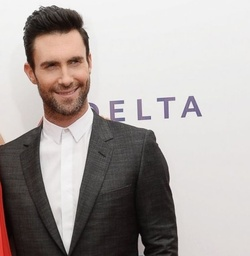
#> input picture Steps_Images/1.jpg, 250 x 256 px, shrunk from 504 x 516 before the run, found by its file name; its folder holds only this picture in this run
$ python Steps.py   (older library calls are emulated)
#> lines starting #> are read from the running program, lines starting #| are printed output that depends on the picture; after the words box and inside, x2 and y2 are one past the last pixel; in counts of white or black regions, pixels touching at a corner belong together
### src/ImageUtil.py
import sys
import numpy as np
from scipy import ndimage
import scipy.io
from PIL import Image, ImageFilter, ImageDraw, ImageFont
import math
import matplotlib.image as mpimg


class ImageUtil():

    #LOADING IMAGES
    @staticmethod
    def rgb2gray(rgb):
        return np.dot(rgb[...,:3], [0.2989, 0.5870, 0.1140])

        #return gray

    @staticmethod
    def loadImage(infilename) :
        img = mpimg.imread( infilename )
        if len(img.shape) > 2:
            return ImageUtil.rgb2gray(img)
        else:
            return img
    #########################################################################

    #GAUSSIAN FILTER
    @staticmethod
    def applyGaussianBlurring(image, size, sigma=1):
        return ndimage.convolve(image, ImageUtil.getGaussian(size, sigma))

    @staticmethod
    def getGaussian(size, sigma):
        size = int(size)
        if size%2 == 0:
            size += 1
        x, y = np.mgrid[-size:size+1, -size:size+1]
        normal = 1 / (2.0 * np.pi * sigma**2)
        g =  np.exp(-((x**2 + y**2) / (2.0*sigma**2))) * normal
        return g
    #########################################################################

    #LAPLACIAN OF GAUSSIAN FILTER
    @staticmethod
    def getLaplacianOfGaussian(size, sigma):
        size = int(size)
        if size%2 == 0:
            size += 1
        x, y = np.mgrid[-size:size+1, -size:size+1]
        normal = - 1 / (4.0 * np.pi * sigma**4)
        g = (1-((x**2+y**2)/(2*sigma**2)))*normal
        g =  np.exp(-((x**2 + y**2) / (2.0*sigma**2))) * g
        return g

    #########################################################################

    #CONCAT IMAGES
    @staticmethod
    def concatH(img1, img2):
        dst = Image.new('L', (img1.width + img2.width, img1.height), color="white")
        dst.paste(img1, (0, 0))
        dst.paste(img2, (img1.width, 0))
        return dst

    @staticmethod
    def concatV(img1, img2):
        dst = Image.new('L', (img1.width, img1.height + img2.height), color="white")
        dst.paste(img1, (0, 0))
        dst.paste(img2, (0, img1.height))
        return dst
    #########################################################################

    #OUTPUT GENERATOR
    @staticmethod
    def saveSteps( original, edges, blurred, edges_blurred, outfilename, algorithm = None ):
        for img in edges:
            original = ImageUtil.concatH(original,img)
        if len(edges_blurred) > 0:
            for img in edges_blurred:
                blurred = ImageUtil.concatH(blurred,img)
            img = ImageUtil.concatV(original, blurred)
        else:
            img = original
        if algorithm is not None:
            img = ImageUtil.addTitle(img, algorithm)
        img.save(outfilename)

    # [8 lines left out: function saveBenchmark, not called in this run]
    #########################################################################


    #WRITE TEXT
    @staticmethod
    def writeInfo(image, string, time = None):
        if not type(image.size) == tuple:
            image = Image.fromarray(image)
        width, height = image.size
        img = Image.new('L', (width, 60), color='white')
        draw = ImageDraw.Draw(img)
        info1 = string
        font = ImageFont.truetype("arial.ttf", 16)
        w1, h1 = draw.textsize(info1, font)
        if time is not None:
            info2 = "Time: {:.5f} sec".format(time)
            w2, h2 = draw.textsize(info2, font)
            draw.text(((img.width-w1)/2,(((img.height-h1)/2))-h1/2), info1, font = font)
            draw.text(((img.width-w2)/2,((img.height-h2)/2)+h1/2), info2, font = font)
        else:
            draw.text(((img.width-w1)/2,((img.height-h1)/2)), info1, font = font)
        dst = Image.new('L', (width, height+img.height))
        dst.paste(img, (0, 0))
        dst.paste(image, (0, img.height))
        return dst

    @staticmethod
    def addTitle(image, title):
        img = Image.new('L', (image.size[0], 60), color='white')
        draw = ImageDraw.Draw(img)
        font = ImageFont.truetype("arial.ttf", 30)
        w, h = draw.textsize(title, font)
        draw.text(((img.width-w)/2,((img.height-h)/2)), title, font = font)
        dst = Image.new('L', (image.width, image.height+img.height))
        dst.paste(img, (0, 0))
        dst.paste(image, (0, img.height))
        return dst

    # [27 lines left out: function writeResult, not called in this run]
    #########################################################################

### src/SinglePhaseEdgeDetector.py
from abc import ABC, abstractmethod
from scipy import ndimage
from scipy import misc
import numpy as np
from PIL import Image

class SinglePhaseEdgeDetector(ABC):

    def getGradient(self, image):
        vertical = ndimage.convolve( image, self.mask_v )
        horizontal = ndimage.convolve( image, self.mask_h )

        G = np.hypot(horizontal, vertical)
        G = G / G.max() * 255
        return G

    def applyThreshold(self, image):
        image[image > self.threshold] = 255
        image[image <= self.threshold] = 0
        return image

    def getMask(self):
        return self.mask_h, self.mask_v

    def getName(self):
        return self.name

    def getThreshold(self):
        return self.threshold

    # [4 lines left out: function getEdges, not called in this run]

### src/ZeroCrossingEdgeDetector.py
from abc import ABC
from EdgeDetector import EdgeDetector
from scipy import ndimage
import numpy as np

class ZeroCrossingEdgeDetector(EdgeDetector, ABC):

    def getLog(self, image):
        G = ndimage.convolve(image, self.logFilter)
        G = G / G.max() * 255
        return G

    def zeroCrossing(self, LoG):
        self.threshold = np.mean(np.abs(LoG)) * self.thresholdRatio
        zero_crossing = np.zeros_like(LoG)
        for i in range(1,LoG.shape[0]-1):
            for j in range(1,LoG.shape[1]-1):
                patch = LoG[i-1:i+2, j-1:j+2]
                maxP = patch.max()
                minP = patch.min()
                if LoG[i][j] == 0:
                    if (LoG[i][j-1] < 0 and LoG[i][j+1] > 0) or (LoG[i][j-1] < 0 and LoG[i][j+1] < 0) or (LoG[i-1][j] < 0 and LoG[i+1][j] > 0) or (LoG[i-1][j] > 0 and LoG[i+1][j] < 0):
                        if ((maxP - minP) > self.threshold):
                            zero_crossing[i][j] = 255
                        else:
                            zero_crossing[i][j] = 0
                if LoG[i][j] < 0:
                    if (LoG[i][j-1] > 0) or (LoG[i][j+1] > 0) or (LoG[i-1][j] > 0) or (LoG[i+1][j] > 0):
                        if ((maxP - minP) > self.threshold):
                            zero_crossing[i][j] = 255
                        else:
                            zero_crossing[i][j] = 0

        return zero_crossing

    def getMask(self):
        return self.getMask

    def getName(self):
        return self.name

    def getThreshold(self):
        return float('%.4f'%self.threshold)


    # [4 lines left out: function getEdges, not called in this run]

### src/MultiPhaseEdgeDetector.py
from abc import ABC
from EdgeDetector import EdgeDetector
from scipy import ndimage
from scipy import misc
import numpy as np

class MultiPhaseEdgeDetector(EdgeDetector, ABC):

    def getGradient(self, image):
        vertical = ndimage.convolve( image, self.mask_v )
        horizontal = ndimage.convolve( image, self.mask_h )
        G = np.hypot(horizontal, vertical)
        G = G / G.max() * 255
        theta = np.arctan2(vertical, horizontal)
        return G, theta

    def nonMaxSuppression(self, image, theta):
        M, N = image.shape
        Z = np.zeros((M,N), dtype=np.int32)
        angle = theta * 180. / np.pi
        angle[angle < 0] += 180

        for i in range(1,M-1):
            for j in range(1,N-1):
                q = 255
                r = 255

                #angle 0
                if (0 <= angle[i,j] < 22.5) or (157.5 <= angle[i,j] <= 180):
                    q = image[i, j+1]
                    r = image[i, j-1]
                #angle 45
                elif (22.5 <= angle[i,j] < 67.5):
                    q = image[i+1, j-1]
                    r = image[i-1, j+1]
                #angle 90
                elif (67.5 <= angle[i,j] < 112.5):
                    q = image[i+1, j]
                    r = image[i-1, j]
                #angle 135
                elif (112.5 <= angle[i,j] < 157.5):
                    q = image[i-1, j-1]
                    r = image[i+1, j+1]

                if (image[i,j] >= q) and (image[i,j] >= r):
                    Z[i,j] = image[i,j]
                else:
                    Z[i,j] = 0

        return Z

    def doubleThreshold(self, image):
        self.highThreshold = image.max() * self.highThresholdRatio
        self.lowThreshold = self.highThreshold * self.lowThresholdRatio
        M, N = image.shape
        res = np.zeros((M,N), dtype=np.int32)

        weak = np.int32(self.weak_pixel)
        strong = np.int32(self.strong_pixel)

        strong_i, strong_j = np.where(image >= self.highThreshold)
        zeros_i, zeros_j = np.where(image < self.lowThreshold)

        weak_i, weak_j = np.where((image <= self.highThreshold) & (image >= self.lowThreshold))

        res[strong_i, strong_j] = strong
        res[weak_i, weak_j] = weak
        res[zeros_i, zeros_j] = 0

        return (res)

    def hysteresis(self, image):
        M, N = image.shape
        weak = self.weak_pixel
        strong = self.strong_pixel
        for i in range(1, M-1):
            for j in range(1, N-1):
                if (image[i,j] == weak):
                    if ((image[i+1, j-1] == strong) or (image[i+1, j] == strong) or (image[i+1, j+1] == strong)
                        or (image[i, j-1] == strong) or (image[i, j+1] == strong)
                        or (image[i-1, j-1] == strong) or (image[i-1, j] == strong) or (image[i-1, j+1] == strong)):
                        image[i, j] = strong
                    else:
                        image[i, j] = 0
        return image
    def getMask(self):
        return self.mask_h, self.mask_v

    def getName(self):
        return self.name

    def getThreshold(self):
        return float('%.4f'%self.lowThreshold), float('%.4f'%self.highThreshold)

    # [6 lines left out: function getEdges, not called in this run]

### src/EdgeDetectorFactory.py
from RobertsCross import RobertsCross
from Sobel import Sobel
from Prewitt import Prewitt
from Canny import Canny
from MarrHildreth import MarrHildreth


class EdgeDetectorFactory:
    def __init__(self, type):
        self.type = type

    def getDetector(self, mask, threshold = None):
        if self.type == "SINGLE_FASE":
            if threshold is not None:
                return self.getSingle(mask, threshold)
            else:
                return self.getSingle(mask)
        elif self.type == "MULTI_FASE":
            if threshold is not None:
                return self.getMulti(mask[0], mask[1], threshold[0], threshold[1])
            else:
                return self.getMulti(mask[0], mask[1])
        elif self.type == "ZERO_CROSS":
            return self.getZero(mask[0], mask[1], threshold)


    def getSingle(self, mask, threshold = 80):
        if mask == "RobertsCross":
            return RobertsCross(threshold)
        elif mask == "Sobel":
            return Sobel(threshold)
        elif mask == "Prewitt":
            return Prewitt(threshold)

    def getMulti(self, type, mask, lowThreshold = 0.05, highThreshold = 0.15):
        if type == "Canny":
            return Canny(self.getSingle(mask), lowThreshold, highThreshold )

    def getZero(self, type, mask, threshold):
        if type == "MarrHildreth":
            return MarrHildreth(mask, threshold)

### src/RobertsCross.py
import numpy as np
from SinglePhaseEdgeDetector import SinglePhaseEdgeDetector

class RobertsCross(SinglePhaseEdgeDetector):

    def __init__(self, threshold = 80):
        self.threshold = threshold
        self.name = "RobertsCross"
        self.mask_h = np.array( [[ 1, 0 ],
                                 [ 0, -1 ]], np.float32 )
        self.mask_v = np.array( [[ 0, 1 ],
                                 [ -1, 0 ]], np.float32 )

### src/Sobel.py
import numpy as np
from SinglePhaseEdgeDetector import SinglePhaseEdgeDetector

class Sobel(SinglePhaseEdgeDetector):

    def __init__(self, threshold = 80):
        self.threshold = threshold
        self.name = "Sobel"
        self.mask_h = np.array( [[ -1, 0, 1 ],
                                 [ -2, 0, 2 ],
                                 [ -1, 0, 1]], np.float32 )
        self.mask_v = np.array( [[ 1, 2, 1 ],
                                 [ 0, 0, 0 ],
                                 [ -1, -2, -1]], np.float32 )

### src/Prewitt.py
import numpy as np
from SinglePhaseEdgeDetector import SinglePhaseEdgeDetector

class Prewitt(SinglePhaseEdgeDetector):

    def __init__(self, threshold = 80):
        self.threshold = threshold
        self.name = "Prewitt"
        self.mask_h = np.array( [[ 1, 0, -1 ],
                                 [ 1, 0, -1 ],
                                 [ 1, 0, -1]], np.float32 )
        self.mask_v = np.array( [[ 1, 1, 1 ],
                                 [ 0, 0, 0 ],
                                 [ -1, -1, -1]], np.float32 )

### src/Canny.py
from MultiPhaseEdgeDetector import MultiPhaseEdgeDetector
class Canny (MultiPhaseEdgeDetector):

    def __init__(self, operator, lowThresholdRatio, highThresholdRatio):

        self.mask_h, self.mask_v = operator.getMask()
        self.name = "Canny ("+operator.getName()+" Filter)"
        self.lowThresholdRatio = lowThresholdRatio
        self.highThresholdRatio = highThresholdRatio
        self.weak_pixel = 25
        self.strong_pixel = 255

### src/MarrHildreth.py
from ZeroCrossingEdgeDetector import ZeroCrossingEdgeDetector
class MarrHildreth (ZeroCrossingEdgeDetector):

    def __init__(self, filter, thresholdRatio = 0.85):

        self.logFilter = filter
        self.name = "MarrHildreth (LoG)"
        self.thresholdRatio = thresholdRatio

### src/Steps.py
from EdgeDetectorFactory import EdgeDetectorFactory
import os
import time
from ImageUtil import ImageUtil
import numpy as np
from PIL import Image
from Susan import Susan

############################## CONFIGURE ME #############################
#########################################################################
FilterSIGMA = 1.6                                                       #
FilterDIM = 3*FilterSIGMA                                               #
                                                                        #
directory = 'Steps_Images/'                                             #
result_dir = 'Steps_Result/'                                            #
SINGLE_FASE = ["RobertsCross", "Sobel", "Prewitt"]                      #
MULTI_FASE = { "Canny": ["RobertsCross", "Sobel", "Prewitt"] }          #
ZERO_CROSS = ["MarrHildreth"]                                           #
                                                                        #
single_threshold = 100                                                  #
double_threshold = [0.05, 0.25]                                         #
zeroCrossing_threshold = 2                                              #
#########################################################################


############## DO NOT EDIT FROM THIS POINT ##############
def load(filename):
    image = ImageUtil.loadImage( directory+filename)
    filename, extension = os.path.splitext(filename)
    return image, filename, extension

def main():


    edgeDetectorFactorySingle = EdgeDetectorFactory("SINGLE_FASE")
    edgeDetectorFactoryMulti = EdgeDetectorFactory("MULTI_FASE")
    edgeDetectorFactoryZero = EdgeDetectorFactory("ZERO_CROSS")

    edgeDetectorsSingle = []
    for detector in SINGLE_FASE:
        edgeDetectorsSingle.append(edgeDetectorFactorySingle.getDetector(detector, threshold = single_threshold))

    edgeDetectorsMulti = []
    for detector in MULTI_FASE.keys():
        for mask in MULTI_FASE[detector]:
            edgeDetectorsMulti.append(edgeDetectorFactoryMulti.getDetector(mask = [detector, mask], threshold = double_threshold))

    edgeDetectorsZero = []
    for detector in ZERO_CROSS:
        edgeDetectorsZero.append(edgeDetectorFactoryZero.getDetector(mask = [detector, ImageUtil.getLaplacianOfGaussian(FilterDIM, FilterSIGMA)], threshold = zeroCrossing_threshold))

    for filename in os.listdir(directory):
        if os.path.isdir(directory+filename):
            continue
        image, filename, extension = load(filename)
#> in loadImage, img is the input picture: shape (256, 250, 3); mean R, G, B 172.2, 165.2, 162.7
#> in rgb2gray, `return np.dot(rgb[...,:3], [0.2989, 0.5870, 0.1140])`:
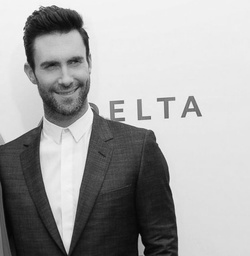
#> returned value: shape (256, 250) float64; min 0.299, max 253.1, mean 167
#> filename = '1'; extension = '.jpg'
        original = ImageUtil.writeInfo(image, "Original")
#> in writeInfo, `w1, h1 = draw.textsize(info1, font)`: w1 = 63; h1 = 18
        blurring_time = time.time()
        image_blurred = ImageUtil.applyGaussianBlurring(image, FilterDIM, FilterSIGMA)
#> in applyGaussianBlurring, `return ndimage.convolve(image, ImageUtil.getGaussian(size, sigma))`:
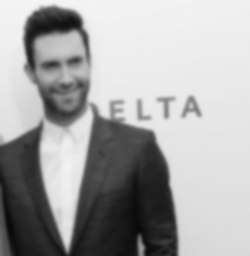
#> returned value: shape (256, 250) float64; min 9.29, max 244.4, mean 166.9
        blurring_time = time.time() - blurring_time
        blurred = ImageUtil.writeInfo(image_blurred, "Gaussian Blurring (Sigma: {} - Filter: {}x{})".format(FilterSIGMA,np.ceil(FilterDIM),np.ceil(FilterDIM)), blurring_time)
#> call 2 of writeInfo, with time = 0.0189
#> in writeInfo (call 2), `w1, h1 = draw.textsize(info1, font)`: w1 = 372
#> in writeInfo (call 2), `w2, h2 = draw.textsize(info2, font)`: w2 = 148; h2 = 15
#> in writeInfo (call 2), `dst.paste(img, (0, 0))`:
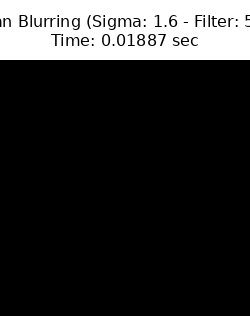
#> dst: PIL image 250x316 L; min 0, max 255, mean 44.8
#> in writeInfo (call 2), `dst.paste(image, (0, img.height))`:
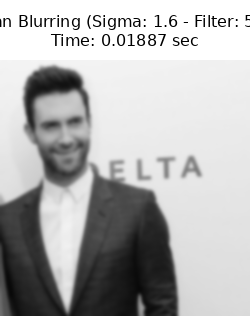
#> dst: PIL image 250x316 L; min 0, max 255, mean 179.6
        for detector in edgeDetectorsSingle:
            images = []
            images_blurred = []
            #without blurring
            #gradient
            gradient_time = time.time()
            gradient = detector.getGradient(image)
            gradient_time = time.time() - gradient_time
            images.append(ImageUtil.writeInfo(gradient, "Gradient", gradient_time))
            #Threshold
            threshold_time = time.time()
            threshold = detector.applyThreshold(gradient)
            threshold_time = time.time() - threshold_time
            images.append(ImageUtil.writeInfo(threshold, "Threshold: {}".format(detector.getThreshold()), gradient_time + threshold_time))

            #with blurring
            #gradient
            gradient_time = time.time()
            gradient_blurred = detector.getGradient(image_blurred)
            gradient_time = time.time() - gradient_time
            images_blurred.append(ImageUtil.writeInfo(gradient_blurred, "Gradient", gradient_time + blurring_time))
            #Threshold
            threshold_time = time.time()
            threshold_blurred = detector.applyThreshold(gradient_blurred)
            threshold_time = time.time() - threshold_time
            images_blurred.append(ImageUtil.writeInfo(threshold_blurred, "Threshold: {}".format(detector.getThreshold()), gradient_time + threshold_time + blurring_time))

            #write output image with all information
            ImageUtil.saveSteps(original, images, blurred, images_blurred, result_dir+filename+"_"+detector.getName()+extension, detector.getName() )
#> this loop made 3 passes
#> pass 1, in getGradient, `horizontal = ndimage.convolve( image, self.mask_h )`:
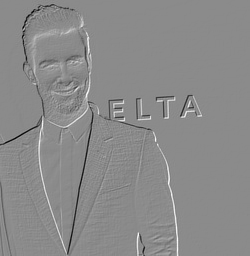
#> horizontal: shape (256, 250) float64; min -173.9, max 145, mean -0.3; drawn with min black and max white
#> pass 1, in getGradient, `G = np.hypot(horizontal, vertical)`:
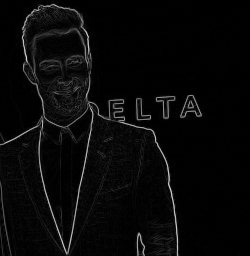
#> G: shape (256, 250) float64; min 0, max 213.2, mean 8.9
#> after the loop:
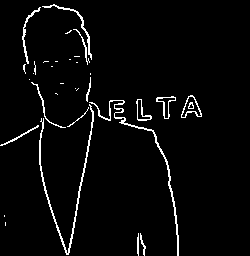
#> gradient: shape (256, 250) float64; 3.5% white in thin lines or dots, all inside (x1, y1, x2, y2) = (0, 4, 202, 256)

        for detector in edgeDetectorsZero:
            images = []
            images_blurred = []
            #log
            log_time = time.time()
            log = detector.getLog(image)
            log_time = time.time() - log_time
            images.append(ImageUtil.writeInfo(log, "LoG", log_time))
            #zeroCrossing
            zeroc_time = time.time()
            zeroCrossing = detector.zeroCrossing(log)
            zeroc_time = time.time() - zeroc_time
            images.append(ImageUtil.writeInfo(zeroCrossing, "ZeroCrossing (TH: {})".format(detector.getThreshold()),log_time + zeroc_time))
            #write output image with all information
            ImageUtil.saveSteps(original, images, blurred, images_blurred, result_dir+filename+"_"+detector.getName()+extension, detector.getName())
#> this loop made 1 pass
#> (the rest of the program and of its run is left out)
